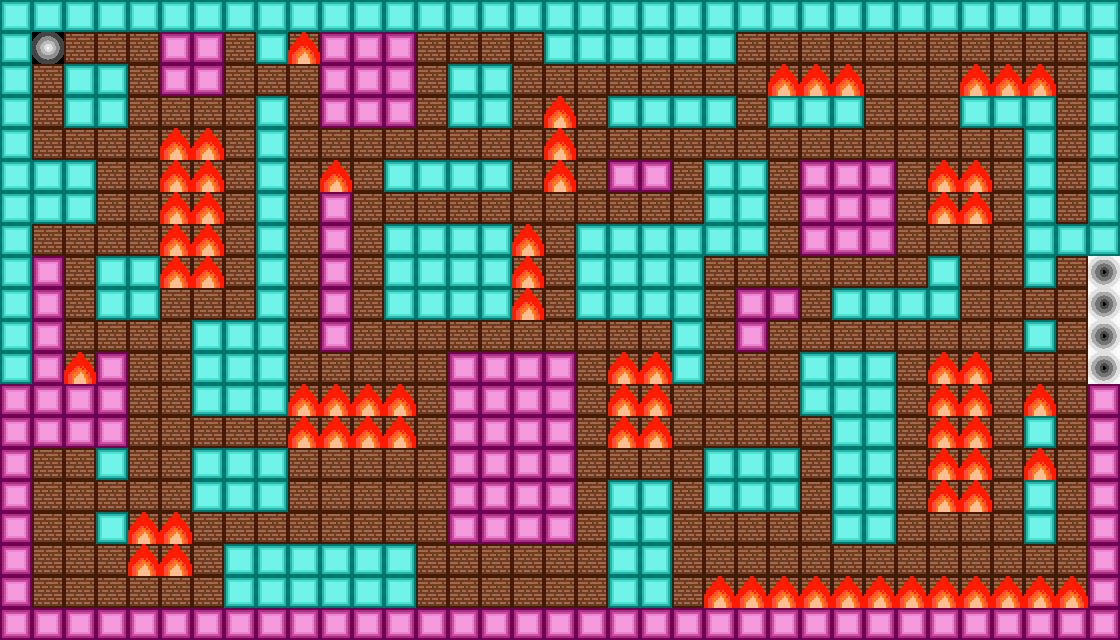

Rendered tile map (Tiled .tmx) drawn with the repository's tilesets; below, a short description and the full map source, tile grids included:
An orthogonal 35x20 tile map with 32x32 px tiles, 4 tile layers (Bg, Char, Obj, Goal).

<map version="1.2" tiledversion="1.3.4" orientation="orthogonal" renderorder="right-down" width="35" height="20" tilewidth="32" tileheight="32" infinite="0" nextlayerid="6" nextobjectid="1">
 <tileset firstgid="1" source="Tile.tsx" />
 <layer id="1" name="Bg" width="35" height="20">
  <data encoding="csv">
3,3,3,3,3,3,3,3,3,3,3,3,3,3,3,3,3,3,3,3,3,3,3,3,3,3,3,3,3,3,3,3,3,3,3,
3,3,3,3,3,3,3,3,3,3,3,3,3,3,3,3,3,3,3,3,3,3,3,3,3,3,3,3,3,3,3,3,3,3,3,
3,3,3,3,3,3,3,3,3,3,3,3,3,3,3,3,3,3,3,3,3,3,3,3,3,3,3,3,3,3,3,3,3,3,3,
3,3,3,3,3,3,3,3,3,3,3,3,3,3,3,3,3,3,3,3,3,3,3,3,3,3,3,3,3,3,3,3,3,3,3,
3,3,3,3,3,3,3,3,3,3,3,3,3,3,3,3,3,3,3,3,3,3,3,3,3,3,3,3,3,3,3,3,3,3,3,
3,3,3,3,3,3,3,3,3,3,3,3,3,3,3,3,3,3,3,3,3,3,3,3,3,3,3,3,3,3,3,3,3,3,3,
3,3,3,3,3,3,3,3,3,3,3,3,3,3,3,3,3,3,3,3,3,3,3,3,3,3,3,3,3,3,3,3,3,3,3,
3,3,3,3,3,3,3,3,3,3,3,3,3,3,3,3,3,3,3,3,3,3,3,3,3,3,3,3,3,3,3,3,3,3,3,
3,3,3,3,3,3,3,3,3,3,3,3,3,3,3,3,3,3,3,3,3,3,3,3,3,3,3,3,3,3,3,3,3,3,3,
3,3,3,3,3,3,3,3,3,3,3,3,3,3,3,3,3,3,3,3,3,3,3,3,3,3,3,3,3,3,3,3,3,3,3,
3,3,3,3,3,3,3,3,3,3,3,3,3,3,3,3,3,3,3,3,3,3,3,3,3,3,3,3,3,3,3,3,3,3,3,
3,3,3,3,3,3,3,3,3,3,3,3,3,3,3,3,3,3,3,3,3,3,3,3,3,3,3,3,3,3,3,3,3,3,3,
3,3,3,3,3,3,3,3,3,3,3,3,3,3,3,3,3,3,3,3,3,3,3,3,3,3,3,3,3,3,3,3,3,3,3,
3,3,3,3,3,3,3,3,3,3,3,3,3,3,3,3,3,3,3,3,3,3,3,3,3,3,3,3,3,3,3,3,3,3,3,
3,3,3,3,3,3,3,3,3,3,3,3,3,3,3,3,3,3,3,3,3,3,3,3,3,3,3,3,3,3,3,3,3,3,3,
3,3,3,3,3,3,3,3,3,3,3,3,3,3,3,3,3,3,3,3,3,3,3,3,3,3,3,3,3,3,3,3,3,3,3,
3,3,3,3,3,3,3,3,3,3,3,3,3,3,3,3,3,3,3,3,3,3,3,3,3,3,3,3,3,3,3,3,3,3,3,
3,3,3,3,3,3,3,3,3,3,3,3,3,3,3,3,3,3,3,3,3,3,3,3,3,3,3,3,3,3,3,3,3,3,3,
3,3,3,3,3,3,3,3,3,3,3,3,3,3,3,3,3,3,3,3,3,3,3,3,3,3,3,3,3,3,3,3,3,3,3,
3,3,3,3,3,3,3,3,3,3,3,3,3,3,3,3,3,3,3,3,3,3,3,3,3,3,3,3,3,3,3,3,3,3,3
</data>
 </layer>
 <layer id="5" name="Char" width="35" height="20">
  <data encoding="csv">
0,0,0,0,0,0,0,0,0,0,0,0,0,0,0,0,0,0,0,0,0,0,0,0,0,0,0,0,0,0,0,0,0,0,0,
0,9,0,0,0,0,0,0,0,0,0,0,0,0,0,0,0,0,0,0,0,0,0,0,0,0,0,0,0,0,0,0,0,0,0,
0,0,0,0,0,0,0,0,0,0,0,0,0,0,0,0,0,0,0,0,0,0,0,0,0,0,0,0,0,0,0,0,0,0,0,
0,0,0,0,0,0,0,0,0,0,0,0,0,0,0,0,0,0,0,0,0,0,0,0,0,0,0,0,0,0,0,0,0,0,0,
0,0,0,0,0,0,0,0,0,0,0,0,0,0,0,0,0,0,0,0,0,0,0,0,0,0,0,0,0,0,0,0,0,0,0,
0,0,0,0,0,0,0,0,0,0,0,0,0,0,0,0,0,0,0,0,0,0,0,0,0,0,0,0,0,0,0,0,0,0,0,
0,0,0,0,0,0,0,0,0,0,0,0,0,0,0,0,0,0,0,0,0,0,0,0,0,0,0,0,0,0,0,0,0,0,0,
0,0,0,0,0,0,0,0,0,0,0,0,0,0,0,0,0,0,0,0,0,0,0,0,0,0,0,0,0,0,0,0,0,0,0,
0,0,0,0,0,0,0,0,0,0,0,0,0,0,0,0,0,0,0,0,0,0,0,0,0,0,0,0,0,0,0,0,0,0,0,
0,0,0,0,0,0,0,0,0,0,0,0,0,0,0,0,0,0,0,0,0,0,0,0,0,0,0,0,0,0,0,0,0,0,0,
0,0,0,0,0,0,0,0,0,0,0,0,0,0,0,0,0,0,0,0,0,0,0,0,0,0,0,0,0,0,0,0,0,0,0,
0,0,0,0,0,0,0,0,0,0,0,0,0,0,0,0,0,0,0,0,0,0,0,0,0,0,0,0,0,0,0,0,0,0,0,
0,0,0,0,0,0,0,0,0,0,0,0,0,0,0,0,0,0,0,0,0,0,0,0,0,0,0,0,0,0,0,0,0,0,0,
0,0,0,0,0,0,0,0,0,0,0,0,0,0,0,0,0,0,0,0,0,0,0,0,0,0,0,0,0,0,0,0,0,0,0,
0,0,0,0,0,0,0,0,0,0,0,0,0,0,0,0,0,0,0,0,0,0,0,0,0,0,0,0,0,0,0,0,0,0,0,
0,0,0,0,0,0,0,0,0,0,0,0,0,0,0,0,0,0,0,0,0,0,0,0,0,0,0,0,0,0,0,0,0,0,0,
0,0,0,0,0,0,0,0,0,0,0,0,0,0,0,0,0,0,0,0,0,0,0,0,0,0,0,0,0,0,0,0,0,0,0,
0,0,0,0,0,0,0,0,0,0,0,0,0,0,0,0,0,0,0,0,0,0,0,0,0,0,0,0,0,0,0,0,0,0,0,
0,0,0,0,0,0,0,0,0,0,0,0,0,0,0,0,0,0,0,0,0,0,0,0,0,0,0,0,0,0,0,0,0,0,0,
0,0,0,0,0,0,0,0,0,0,0,0,0,0,0,0,0,0,0,0,0,0,0,0,0,0,0,0,0,0,0,0,0,0,0
</data>
 </layer>
 <layer id="2" name="Obj" width="35" height="20">
  <data encoding="csv">
1,1,1,1,1,1,1,1,1,1,1,1,1,1,1,1,1,1,1,1,1,1,1,1,1,1,1,1,1,1,1,1,1,1,1,
1,0,0,0,0,2,2,0,1,5,2,2,2,0,0,0,0,1,1,1,1,1,1,0,0,0,0,0,0,0,0,0,0,0,1,
1,0,1,1,0,2,2,0,0,0,2,2,2,0,1,1,0,0,0,0,0,0,0,0,5,5,5,0,0,0,5,5,5,0,1,
1,0,1,1,0,0,0,0,1,0,2,2,2,0,1,1,0,5,0,1,1,1,1,0,1,1,1,0,0,0,1,1,1,0,1,
1,0,0,0,0,5,5,0,1,0,0,0,0,0,0,0,0,5,0,0,0,0,0,0,0,0,0,0,0,0,0,0,1,0,1,
1,1,1,0,0,5,5,0,1,0,5,0,1,1,1,1,0,5,0,2,2,0,1,1,0,2,2,2,0,5,5,0,1,0,1,
1,1,1,0,0,5,5,0,1,0,2,0,0,0,0,0,0,0,0,0,0,0,1,1,0,2,2,2,0,5,5,0,1,0,1,
1,0,0,0,0,5,5,0,1,0,2,0,1,1,1,1,5,0,1,1,1,1,1,1,0,2,2,2,0,0,0,0,1,1,1,
1,2,0,1,1,5,5,0,1,0,2,0,1,1,1,1,5,0,1,1,1,1,0,0,0,0,0,0,0,1,0,0,1,0,0,
1,2,0,1,1,0,0,0,1,0,2,0,1,1,1,1,5,0,1,1,1,1,0,2,2,0,1,1,1,1,0,0,0,0,0,
1,2,0,0,0,0,1,1,1,0,2,0,0,0,0,0,0,0,0,0,0,1,0,2,0,0,0,0,0,0,0,0,1,0,0,
1,2,5,2,0,0,1,1,1,0,0,0,0,0,2,2,2,2,0,5,5,1,0,0,0,1,1,1,0,5,5,0,0,0,0,
2,2,2,2,0,0,1,1,1,5,5,5,5,0,2,2,2,2,0,5,5,0,0,0,0,1,1,1,0,5,5,0,5,0,2,
2,2,2,2,0,0,0,0,0,5,5,5,5,0,2,2,2,2,0,5,5,0,0,0,0,0,1,1,0,5,5,0,1,0,2,
2,0,0,1,0,0,1,1,1,0,0,0,0,0,2,2,2,2,0,0,0,0,1,1,1,0,1,1,0,5,5,0,5,0,2,
2,0,0,0,0,0,1,1,1,0,0,0,0,0,2,2,2,2,0,1,1,0,1,1,1,0,1,1,0,5,5,0,1,0,2,
2,0,0,1,5,5,0,0,0,0,0,0,0,0,2,2,2,2,0,1,1,0,0,0,0,0,1,1,0,0,0,0,1,0,2,
2,0,0,0,5,5,0,1,1,1,1,1,1,0,0,0,0,0,0,1,1,0,0,0,0,0,0,0,0,0,0,0,0,0,2,
2,0,0,0,0,0,0,1,1,1,1,1,1,0,0,0,0,0,0,1,1,0,5,5,5,5,5,5,5,5,5,5,5,5,2,
2,2,2,2,2,2,2,2,2,2,2,2,2,2,2,2,2,2,2,2,2,2,2,2,2,2,2,2,2,2,2,2,2,2,2
</data>
 </layer>
 <layer id="4" name="Goal" width="35" height="20">
  <data encoding="csv">
0,0,0,0,0,0,0,0,0,0,0,0,0,0,0,0,0,0,0,0,0,0,0,0,0,0,0,0,0,0,0,0,0,0,0,
0,0,0,0,0,0,0,0,0,0,0,0,0,0,0,0,0,0,0,0,0,0,0,0,0,0,0,0,0,0,0,0,0,0,0,
0,0,0,0,0,0,0,0,0,0,0,0,0,0,0,0,0,0,0,0,0,0,0,0,0,0,0,0,0,0,0,0,0,0,0,
0,0,0,0,0,0,0,0,0,0,0,0,0,0,0,0,0,0,0,0,0,0,0,0,0,0,0,0,0,0,0,0,0,0,0,
0,0,0,0,0,0,0,0,0,0,0,0,0,0,0,0,0,0,0,0,0,0,0,0,0,0,0,0,0,0,0,0,0,0,0,
0,0,0,0,0,0,0,0,0,0,0,0,0,0,0,0,0,0,0,0,0,0,0,0,0,0,0,0,0,0,0,0,0,0,0,
0,0,0,0,0,0,0,0,0,0,0,0,0,0,0,0,0,0,0,0,0,0,0,0,0,0,0,0,0,0,0,0,0,0,0,
0,0,0,0,0,0,0,0,0,0,0,0,0,0,0,0,0,0,0,0,0,0,0,0,0,0,0,0,0,0,0,0,0,0,0,
0,0,0,0,0,0,0,0,0,0,0,0,0,0,0,0,0,0,0,0,0,0,0,0,0,0,0,0,0,0,0,0,0,0,13,
0,0,0,0,0,0,0,0,0,0,0,0,0,0,0,0,0,0,0,0,0,0,0,0,0,0,0,0,0,0,0,0,0,0,13,
0,0,0,0,0,0,0,0,0,0,0,0,0,0,0,0,0,0,0,0,0,0,0,0,0,0,0,0,0,0,0,0,0,0,13,
0,0,0,0,0,0,0,0,0,0,0,0,0,0,0,0,0,0,0,0,0,0,0,0,0,0,0,0,0,0,0,0,0,0,13,
0,0,0,0,0,0,0,0,0,0,0,0,0,0,0,0,0,0,0,0,0,0,0,0,0,0,0,0,0,0,0,0,0,0,0,
0,0,0,0,0,0,0,0,0,0,0,0,0,0,0,0,0,0,0,0,0,0,0,0,0,0,0,0,0,0,0,0,0,0,0,
0,0,0,0,0,0,0,0,0,0,0,0,0,0,0,0,0,0,0,0,0,0,0,0,0,0,0,0,0,0,0,0,0,0,0,
0,0,0,0,0,0,0,0,0,0,0,0,0,0,0,0,0,0,0,0,0,0,0,0,0,0,0,0,0,0,0,0,0,0,0,
0,0,0,0,0,0,0,0,0,0,0,0,0,0,0,0,0,0,0,0,0,0,0,0,0,0,0,0,0,0,0,0,0,0,0,
0,0,0,0,0,0,0,0,0,0,0,0,0,0,0,0,0,0,0,0,0,0,0,0,0,0,0,0,0,0,0,0,0,0,0,
0,0,0,0,0,0,0,0,0,0,0,0,0,0,0,0,0,0,0,0,0,0,0,0,0,0,0,0,0,0,0,0,0,0,0,
0,0,0,0,0,0,0,0,0,0,0,0,0,0,0,0,0,0,0,0,0,0,0,0,0,0,0,0,0,0,0,0,0,0,0
</data>
 </layer>
</map>